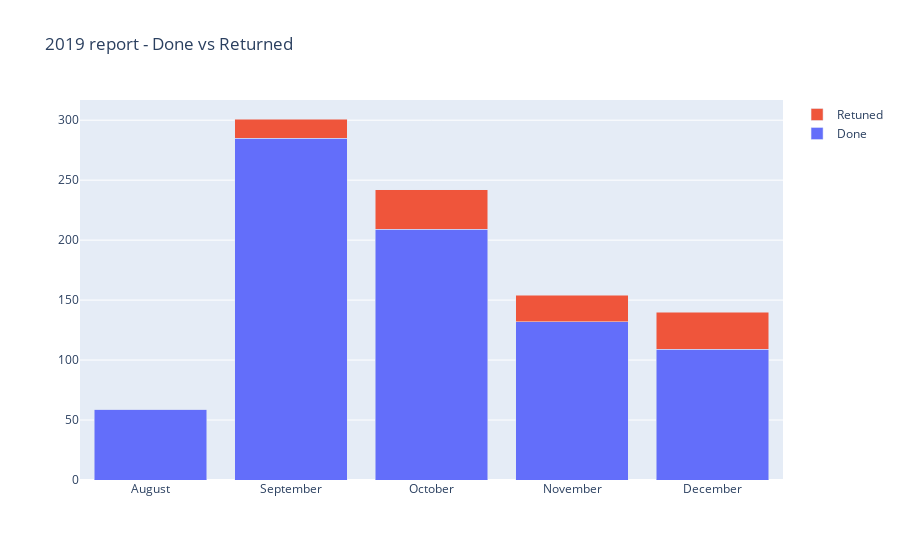

Source (notebook cell):
### Code cell
#iAddress resolved and retuned to CS FI
import plotly.graph_objects as go
months=['August', 'September', 'October','November','December']

fig = go.Figure(data=[
    go.Bar(name='Done', x=months, y=[59, 285, 209, 132, 109]),
    go.Bar(name='Retuned', x=months, y=[0, 16, 33, 22, 31])
])
# Change the bar mode
fig.update_layout(barmode='stack')
fig.update_layout(title_text='2019 report - Done vs Returned')
fig.show()

### Figure 1 — Plotly figure (JSON) as saved in the notebook; plotly's stock layout.template omitted (floating-point values rounded to 4 significant figures)
{"data": [{"name": "Done", "type": "bar", "x": ["August", "September", "October", "November", "December"], "y": [59, 285, 209, 132, 109]}, {"name": "Retuned", "type": "bar", "x": ["August", "September", "October", "November", "December"], "y": [0, 16, 33, 22, 31]}], "layout": {"barmode": "stack", "title": {"text": "2019 report - Done vs Returned"}}}
